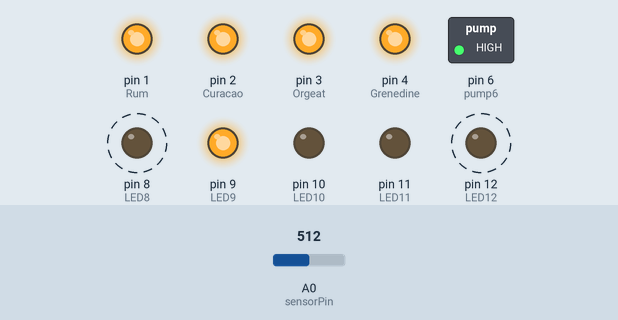
The sketch below on a simulated Arduino Uno, built with avr-gcc and run on an emulated ATmega328P. Parts: switched loads named in the sketch (green lamp = pin HIGH), output pins drawn as LEDs (lit = HIGH). Dashed ring = blinking. Inputs (shaded band) come from the test bench; at power-on: A0 (sensorPin) = 512.

Above: at 2.25 s.
2.3 s: A0 (sensorPin) set to 318
At 2.45 s:
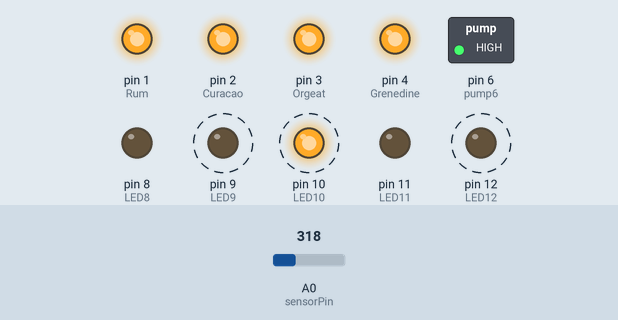
5.3 s: A0 (sensorPin) set to 287
At 7.3 s:
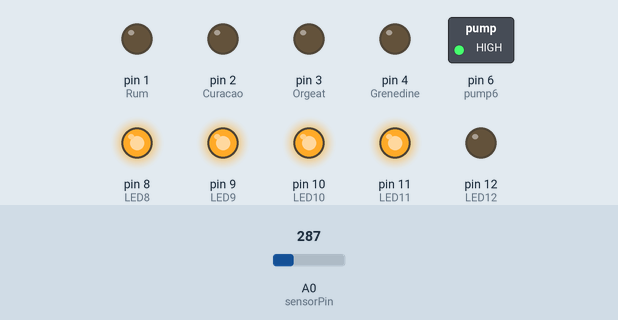
At 14.6 s:
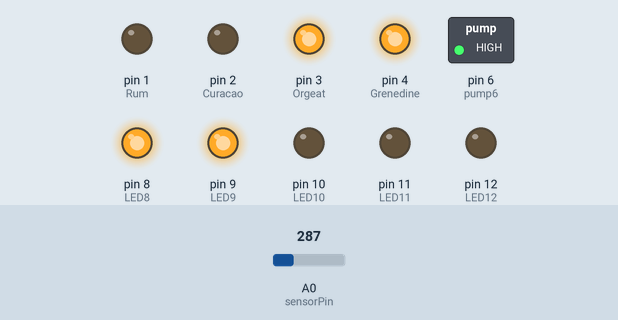
Timing chart, 0 to 39.5 s (numbered marks = the images above; inputs shaded):
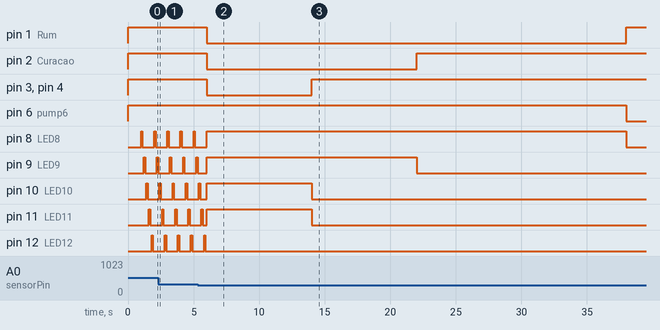

The sketch:

langmujiu.ino
```cpp
/*这个程序叫做迈泰调制机器人

* 主要功能就是调制玛歌迈泰

* 作者是Ted Kinsman Rochester Institute of Technology

*March 2017 [url=mailto:emkpph@rit.edu]emkpph@rit.edu[/url]

*12v直流马达[color=#333333][size=13px]泵[/size][/color]打出1盎司的液体需要32秒

*/

#define Rum 1 // (1号[color=#333333][size=13px]泵[/size][/color])12VDC马达连接1号脚位，打入兰姆酒

#define LED8 8 // (1号[color=#333333][size=13px]泵[/size][/color])LED显示兰姆酒打入状况


#define Curacao 2 // (2号[color=#333333][size=13px]泵[/size][/color]) 柑香酒连接 2号脚位

#define LED9 9 // (2号[color=#333333][size=13px]泵[/size][/color])LED显示柑香酒打入状况


#define Orgeat 3 // (3号[color=#333333][size=13px]泵[/size][/color])连接 3号脚位

#define LED10 10 // 3号[color=#333333][size=13px]泵[/size][/color]上的LED连接到10号脚位


#define Grenedine 4 // (4号[color=#333333][size=13px]泵[/size][/color])连接 4号脚位

#define LED11 11 // 4号[color=#333333][size=13px]泵[/size][/color]上的LED连接到11号脚位

#define PineLime 5 // 5号[color=#333333][size=13px]泵[/size][/color]连接菠萝与莱姆汁

#define LED12 12 // 5号[color=#333333][size=13px]泵[/size][/color]上的LED连接到12号脚位

#define doorbell 13 // 用门铃启动开关

#define pump6 6 // 6号脚位连接大型潜入式[color=#333333][size=13px]泵[/size][/color]


int strobe=100; // 控制LED闪烁速度

int sensorPin = A0; // 模拟读取：用来侦测是否有按压门铃开关

int sensorValue = 0;  // 如果读取到门铃值，会写入这里


void setup()

{

pinMode(Rum, OUTPUT);

pinMode(LED8, OUTPUT);

pinMode(Curacao, OUTPUT);

pinMode(LED9, OUTPUT);

pinMode(Orgeat, OUTPUT);

pinMode(LED10, OUTPUT);

pinMode(Grenedine, OUTPUT);

pinMode(LED11, OUTPUT);

pinMode(LED12, OUTPUT);

pinMode(doorbell, INPUT);

pinMode(pump6, OUTPUT);

digitalWrite (LED8, LOW); // 1号LED亮

digitalWrite (Rum, HIGH); // 关闭1号[color=#333333][size=13px]泵[/size][/color]

digitalWrite (LED9, LOW);

digitalWrite (Curacao, HIGH); // 关闭3号[color=#333333][size=13px]泵[/size][/color]

digitalWrite (LED10, LOW);

digitalWrite (Orgeat, HIGH); // 关闭3号[color=#333333][size=13px]泵[/size][/color]

digitalWrite (LED11, LOW); // 关闭4号[color=#333333][size=13px]泵[/size][/color]

digitalWrite (PineLime, HIGH); // 关闭4号[color=#333333][size=13px]泵[/size][/color]

digitalWrite (LED11, LOW);

digitalWrite (Grenedine, HIGH);// 关闭5号[color=#333333][size=13px]泵[/size][/color]

digitalWrite (pump6, HIGH);// 关闭6号[color=#333333][size=13px]泵[/size][/color]

delay(1000); // 让继电器在开始运行前准备就绪

}

void loop()   // 这部分的程序代码会持续循环

{

sensorValue = analogRead(sensorPin);

// 这个部分是在让LED闪闪发亮，这样机器人看起来会比较酷

// 闪灯在按下开始钮的时候会停止

// 按下按钮时，LED会显示在运转的马达

digitalWrite (LED8, HIGH); // 开启8号脚位的LED

delay(strobe);         // 控制LED闪烁速度

digitalWrite (LED8, LOW); // 关闭8号脚位的LED

delay(strobe);

digitalWrite (LED9, HIGH); // 开启9号脚位的LED

delay(strobe);

digitalWrite (LED9, LOW); // 关闭9号脚位的LED

delay(strobe);

digitalWrite (LED10, HIGH); // 开启10号脚位的LED

delay(strobe);

digitalWrite (LED10, LOW); // 关闭10号脚位的LED

delay(strobe);

digitalWrite (LED11, HIGH); // 开启11号脚位的LED

delay(strobe);

digitalWrite (LED11, LOW); // 关闭11号脚位的LED

delay(strobe);

digitalWrite (LED12, HIGH); // 开启12号脚位的LED

delay(strobe);

digitalWrite (LED12, LOW); // 关闭12号脚位的LED

delay(strobe);

sensorValue = analogRead(sensorPin);

if(sensorValue < 300){

digitalWrite (LED8, HIGH); // 1号LED开启

digitalWrite (Rum, LOW); // 1号[color=#333333][size=13px]泵[/size][/color]开启

digitalWrite (LED9, HIGH);

digitalWrite (Curacao, LOW); // 2号[color=#333333][size=13px]泵[/size][/color]开启

digitalWrite (LED10, HIGH);

digitalWrite (Orgeat, LOW); // 3号[color=#333333][size=13px]泵[/size][/color]开启

digitalWrite (LED11, HIGH);

digitalWrite (Grenedine, LOW);// 4号[color=#333333][size=13px]泵[/size][/color]开启

delay(8000);       // 等待8秒钟打出1/4盎司液体

digitalWrite (LED10, LOW); // 关闭杏仁糖浆LED P3

digitalWrite (Orgeat, HIGH);   // 关闭杏仁糖浆[color=#333333][size=13px]泵[/size][/color] P3

digitalWrite (LED11, LOW);   // 5号[color=#333333][size=13px]泵[/size][/color]LED关闭

digitalWrite (Grenedine, HIGH); // 4号[color=#333333][size=13px]泵[/size][/color]关闭

delay(8000);     // 等待8秒钟打出1/4盎司液体

digitalWrite (Curacao, HIGH);   // 关闭柑香酒[color=#333333][size=13px]泵[/size][/color] 2号

digitalWrite (LED9, LOW); // 关闭柑香酒LED 2号

// 这个时候，柑香酒开关开启共16秒，送出1/2盎司。

delay(16000);   // 等待8秒钟打出1/4盎司液体

digitalWrite (LED8, LOW); // 关闭1号[color=#333333][size=13px]泵[/size][/color] LED

digitalWrite (Rum, HIGH);   // 关闭1号[color=#333333][size=13px]泵[/size][/color]（兰姆酒）

digitalWrite (pump6, LOW);   // 开启菠萝汁[color=#333333][size=13px]泵[/size][/color]（6号[color=#333333][size=13px]泵[/size][/color]）

//digitalWrite (PineLime, LOW); // low 打开继电器，打开[color=#333333][size=13px]泵[/size][/color]

delay(2500); // 延迟4秒，送出菠萝汁。

digitalWrite (pump6, HIGH);     // 关闭菠萝汁[color=#333333][size=13px]泵[/size][/color]（6号[color=#333333][size=13px]泵[/size][/color]）

//digitalWrite (PineLime, HIGH); // 关闭菠萝汁继电器

}

}
```

Measured:
- the behaviour switches between 300 and 299 on A0 (sensorPin) (found by bisection; images 1 and 2)
- after the input at 5.3 s, pin 1 (Rum): HIGH → LOW after 0.70 s, → HIGH 32.0 s later; pin 2 (Curacao): HIGH → LOW after 0.70 s, → HIGH 16.0 s later; pin 3 (Orgeat), pin 4 (Grenedine): HIGH → LOW after 0.70 s, → HIGH 8.0 s later; pin 6 (pump6): HIGH → LOW after 32.7 s; pin 12 (LED12): goes on until 5.9 s, then stays LOW
- by itself, pin 12 (LED12): alternates HIGH for 0.10 s and LOW for 0.90 s
